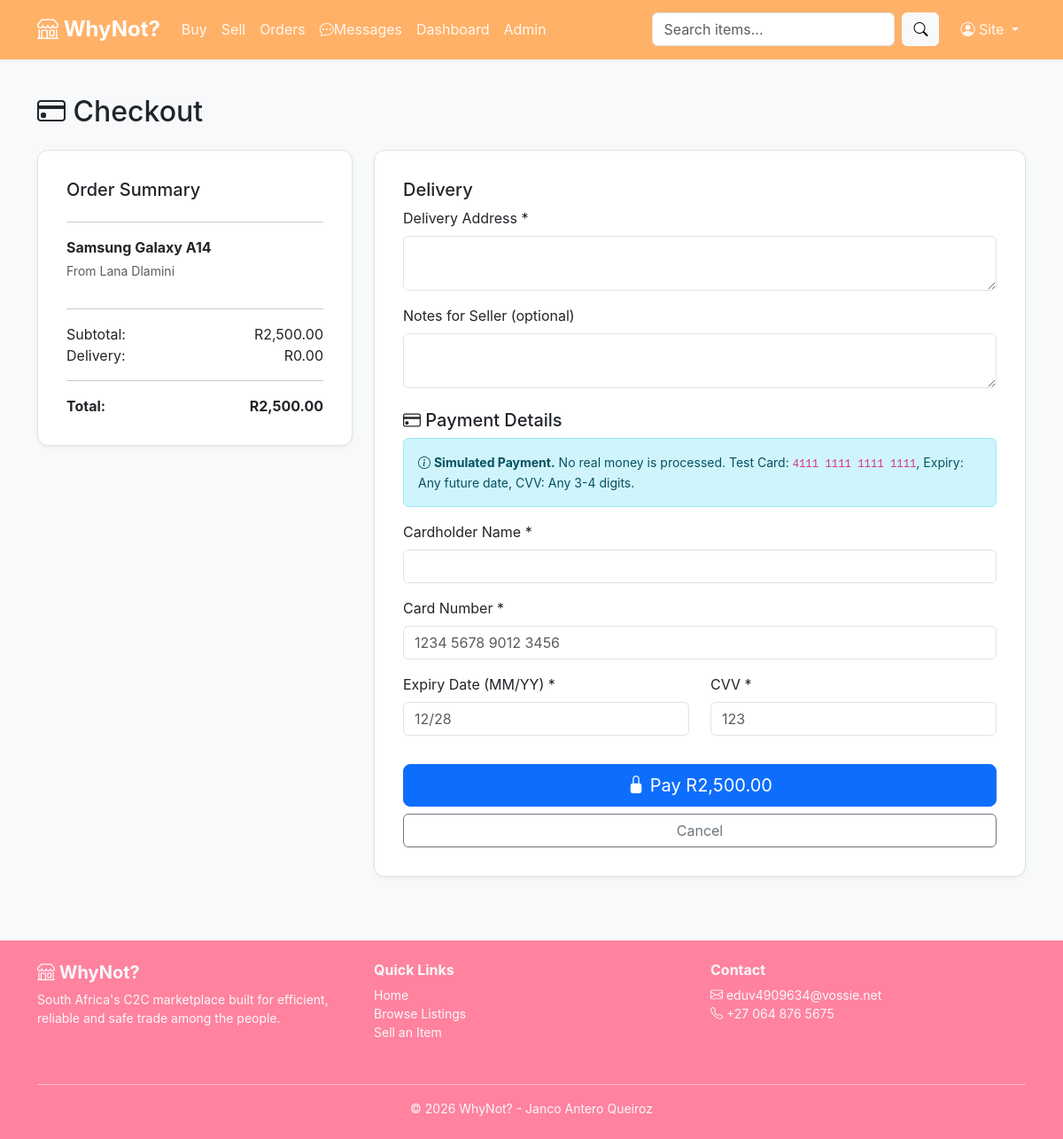
The app's page /buynow.php?product_id=1 (signed in) with its own data.
### tables this page shows
CREATE TABLE products(
    product_id          INT AUTO_INCREMENT PRIMARY KEY,
    seller_id           INT NOT NULL,
    category_id         INT NOT NULL,
    prod_title          VARCHAR(150) NOT NULL,
    prod_description    TEXT,
    price               DECIMAL(10,2) NOT NULL,
    condition_status    ENUM('New', 'Like New', 'Good', 'Fair', 'Poor') NOT NULL DEFAULT 'Good',
    image_url           VARCHAR(255),
    location_user       VARCHAR(100),
    prod_status         ENUM('active', 'sold', 'pending', 'removed') NOT NULL DEFAULT 'active',
    views               INT NOT NULL DEFAULT 0,
    created_at          TIMESTAMP DEFAULT CURRENT_TIMESTAMP,
    updated_at          TIMESTAMP DEFAULT CURRENT_TIMESTAMP ON UPDATE CURRENT_TIMESTAMP,

    FOREIGN KEY (seller_id) REFERENCES users(user_id) ON DELETE CASCADE,
    FOREIGN KEY (category_id) REFERENCES categories(category_id),

    INDEX idx_seller (seller_id),
    INDEX idx_category (category_id),
    INDEX idx_status (prod_status)  
);

CREATE TABLE users (
    user_id                 INT AUTO_INCREMENT PRIMARY KEY,
    username                VARCHAR(50) NOT NULL UNIQUE,
    email                   VARCHAR(100) NOT NULL UNIQUE,
    password_hash           VARCHAR(255) NOT NULL,
    first_name              VARCHAR(50),
    last_name               VARCHAR(50),
    phone                   VARCHAR(20), 
    profile_image           VARCHAR(255),
    location_user           VARCHAR(100),
    role_user               ENUM('buyer', 'seller', 'admin') NOT NULL DEFAULT 'buyer',
    is_verified             BOOLEAN NOT NULL DEFAULT FALSE,
    verification_status     ENUM ('none', 'pending', 'approved', 'rejected') NOT NULL DEFAULT 'none',
    created_at              TIMESTAMP DEFAULT CURRENT_TIMESTAMP,
    updated_at              TIMESTAMP DEFAULT CURRENT_TIMESTAMP ON UPDATE CURRENT_TIMESTAMP
);

### buynow.php (the view, shortened to what this page needs)
<?php
require_once __DIR__ . '/includes/db.php';
$product_id = isset($_GET['product_id']) ? (int)$_GET['product_id'] : 0;
$stmt = $pdo->prepare("
    SELECT p.*, u.first_name AS seller_first, u.last_name AS seller_last
    FROM products p
    LEFT JOIN users u ON p.seller_id = u.user_id
    WHERE p.product_id = ? AND p.prod_status = 'active'
");
$stmt->execute([$product_id]);
$product = $stmt->fetch(PDO::FETCH_ASSOC);
include __DIR__ . '/includes/header.php';
?>
<div class="container py-4">
    <h2 class="mb-4"><i class="bi bi-credit-card"></i> Checkout</h2>
    <div class="row">
        <div class="col-md-4 mb-4">
            <div class="card vd-form-card">
                <h5>Order Summary</h5><hr>
                <p class="mb-1"><strong><?= htmlspecialchars($product['prod_title']) ?></strong></p>
                <p class="text-muted small">From <?= htmlspecialchars($product['seller_first'] ?? '') . ' ' . ($product['seller_last'] ?? '') ?></p>
                <hr>
                <div class="d-flex justify-content-between"><span>Subtotal:</span><span>R<?= number_format((float)$product['price'], 2) ?></span></div>
                <div class="d-flex justify-content-between"><span>Delivery:</span><span>R0.00</span></div>
                <hr>
                <div class="d-flex justify-content-between fw-bold"><span>Total:</span><span>R<?= number_format((float)$product['price'], 2) ?></span></div>
             </div>
        </div>
     <div class="col-md-8">
        <form method="POST" class="vd-form-card">
            <h5>Delivery</h5>
            <div class="mb-3">
                <label class="form-label">Delivery Address *</label>
                <textarea class="form-control" name="address" rows="2" required><?= htmlspecialchars($_POST['address'] ?? '') ?></textarea>
            </div>
            <div class="mb-3">
                <label class="form-label">Notes for Seller (optional)</label>
                <textarea class="form-control" name="notes" rows="2"><?= htmlspecialchars($_POST['notes'] ?? '') ?></textarea>
            </div>
            <h5 class="mt-4"><i class="bi bi-credit-card"></i> Payment Details</h5>
            <div class="alert alert-info small">
                <i class="bi bi-info-circle"></i> <strong>Simulated Payment.</strong> No real money is processed.
                Test Card: <code>4111 1111 1111 1111</code>, Expiry: Any future date, CVV: Any 3-4 digits.
            </div>
            <div class="mb-3">
                <label class="form-label">Cardholder Name *</label>
                <input type="text" name="cardholder" class="form-control" required value="<?= htmlspecialchars($_POST['cardholder'] ?? '') ?>">
            </div>
            <div class="mb-3">
                <label class="form-label">Card Number *</label>
                <input type="text" name="card_number" class="form-control" required placeholder="1234 5678 9012 3456" maxlength="19" value="<?= htmlspecialchars($_POST['card_number'] ?? '') ?>">
            </div>
            <div class="row">
                <div class="col-md-6 mb-3">
                    <label class="form-label">Expiry Date (MM/YY) *</label>
                    <input type="text" name="expiry" class="form-control" required placeholder="12/28" maxlength="5" value="<?= htmlspecialchars($_POST['expiry'] ?? '') ?>">
                </div>
                <div class="col-md-6">
                    <label class="form-label">CVV *</label>
                    <input type="text" name="cvv" class="form-control" required placeholder="123" maxlength="4" value="<?= htmlspecialchars($_POST['cvv'] ?? '') ?>">
                </div>
            </div>
            <div class="d-grid gap-2 mt-3">
                <button type="submit" class="btn btn-primary btn-lg">
                    <i class="bi bi-lock-fill"></i> Pay R<?= number_format((float)$product['price'], 2) ?>
                </button>
                <a href="product.php?id=<?= $product_id ?>" class="btn btn-outline-secondary">Cancel</a>
            </div>
        </form>
     </div>
</div>
</div>
<?php include __DIR__ . '/includes/footer.php'; ?>

### css/styles.css (style rules this page uses)
:root { --vd-primary: #ffb168; --vd-primary-dark: #ff829f; --vd-accent: #f4a261; --vd-accent-dark: #e07a3a; --vd-success: #2a9d8f; --vd-danger: #e63946; --vd-bg: #f8f9fa; --vd-card-bg: #ffffff; --vd-text: #212529; --vd-text-muted: #6c757d; --vd-border: #dee2e6; --vd-primary-light: #ff829f; --vd-radius: 12px; --vd-shadow-sm: 0 2px 4px rgba(0,0,0,0.05); --vd-shadow-md: 0 4px 12px rgba(0,0,0,0.1); }
body { background: var(--vd-bg); color: var(--vd-text); font-family: -apple-system, BlinkMacSystemFont, 'Segoe UI', Roboto, 'Helvetica Neue', Arial, sans-serif; }
.vd-form-card { background: var(--vd-card-bg); border: 1px solid var(--vd-border); border-radius: var(--vd-radius); padding: 2rem; box-shadow: var(--vd-shadow-sm); }

### records on screen
products: prod_title "Samsung Galaxy A14", seller.first_name "Lana", seller.last_name "Dlamini", price "2,500.00"

### other values on screen
current_user_name() "Site"
